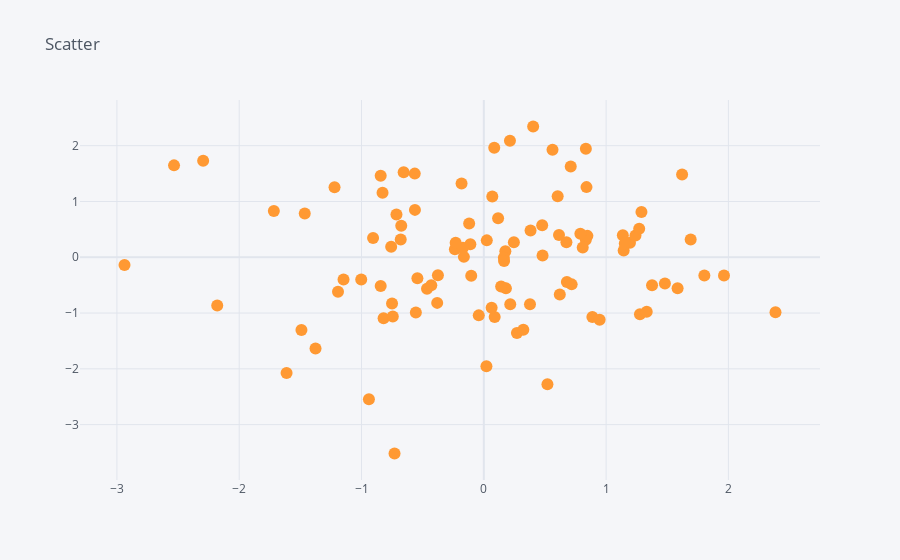

This figure's notebook cell:
### Markdown cell above
Scatter for relationship

### Code cell
# scatter
df.iplot(kind='scatter',x='A',y='B',mode='markers', title="Scatter")
